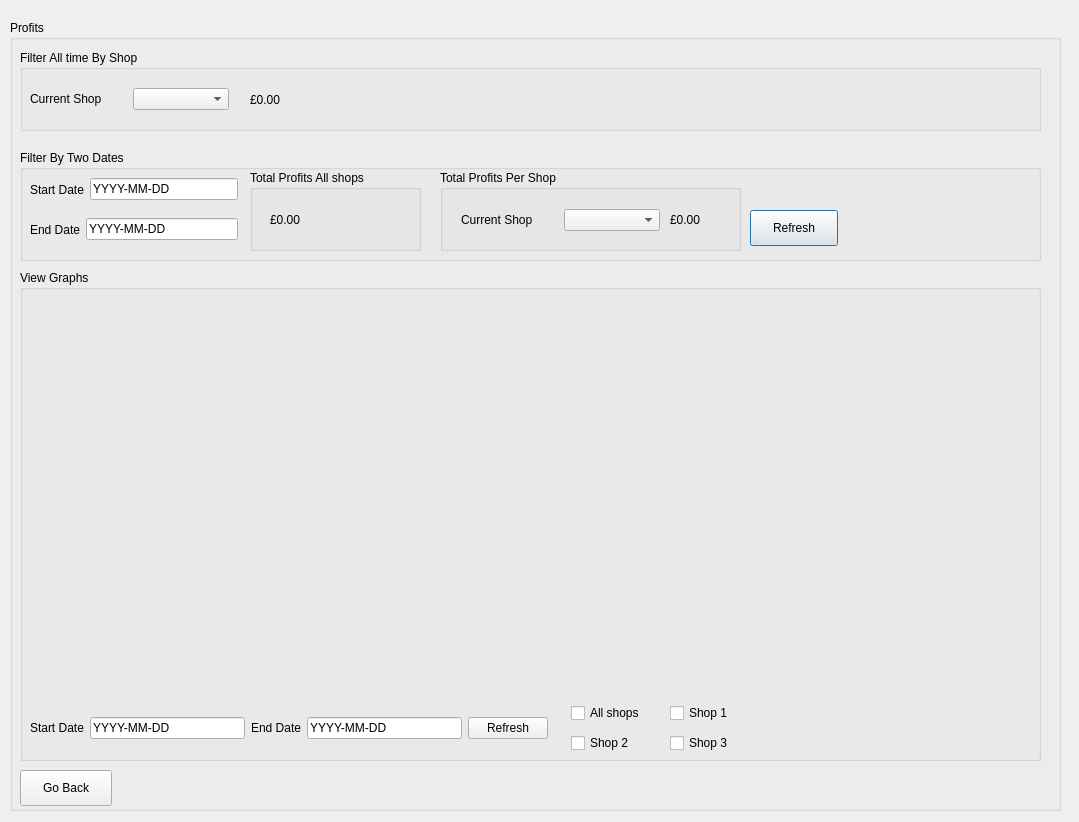
<?xml version="1.0" encoding="UTF-8"?>
<ui version="4.0">
 <class>Profits</class>
 <widget class="QDialog" name="Profits">
  <property name="geometry">
   <rect>
    <x>0</x>
    <y>0</y>
    <width>1079</width>
    <height>822</height>
   </rect>
  </property>
  <property name="windowTitle">
   <string>Dialog</string>
  </property>
  <widget class="QGroupBox" name="groupBox">
   <property name="geometry">
    <rect>
     <x>10</x>
     <y>20</y>
     <width>1051</width>
     <height>791</height>
    </rect>
   </property>
   <property name="title">
    <string>Profits</string>
   </property>
   <widget class="QGroupBox" name="filterTwoDatesGroupBox">
    <property name="geometry">
     <rect>
      <x>10</x>
      <y>130</y>
      <width>1021</width>
      <height>111</height>
     </rect>
    </property>
    <property name="title">
     <string>Filter By Two Dates</string>
    </property>
    <widget class="QGroupBox" name="filterTwoDatesProfitsAllShopsGroupBox">
     <property name="geometry">
      <rect>
       <x>230</x>
       <y>20</y>
       <width>171</width>
       <height>81</height>
      </rect>
     </property>
     <property name="title">
      <string>Total Profits All shops</string>
     </property>
     <widget class="QLabel" name="filterTwoDatesProfitsLabel">
      <property name="geometry">
       <rect>
        <x>20</x>
        <y>40</y>
        <width>91</width>
        <height>20</height>
       </rect>
      </property>
      <property name="layoutDirection">
       <enum>Qt::LeftToRight</enum>
      </property>
      <property name="text">
       <string>£0.00</string>
      </property>
     </widget>
    </widget>
    <widget class="QGroupBox" name="filterTwoDatesShopsGroupBox">
     <property name="geometry">
      <rect>
       <x>420</x>
       <y>20</y>
       <width>301</width>
       <height>81</height>
      </rect>
     </property>
     <property name="title">
      <string>Total Profits Per Shop</string>
     </property>
     <widget class="QLabel" name="filterTwoDatesProfitsShopsLabel">
      <property name="geometry">
       <rect>
        <x>230</x>
        <y>40</y>
        <width>61</width>
        <height>20</height>
       </rect>
      </property>
      <property name="layoutDirection">
       <enum>Qt::LeftToRight</enum>
      </property>
      <property name="text">
       <string>£0.00</string>
      </property>
     </widget>
     <widget class="QWidget" name="layoutWidget">
      <property name="geometry">
       <rect>
        <x>21</x>
        <y>31</y>
        <width>199</width>
        <height>38</height>
       </rect>
      </property>
      <layout class="QHBoxLayout" name="horizontalLayout_4">
       <item>
        <widget class="QLabel" name="filterTwoDatesShopsLabel">
         <property name="text">
          <string>Current Shop</string>
         </property>
        </widget>
       </item>
       <item>
        <widget class="QComboBox" name="filterTwoDatesShopsComboBox"/>
       </item>
      </layout>
     </widget>
    </widget>
    <widget class="QPushButton" name="filterTwoDatesRefreshButton">
     <property name="geometry">
      <rect>
       <x>730</x>
       <y>60</y>
       <width>88</width>
       <height>36</height>
      </rect>
     </property>
     <property name="text">
      <string>Refresh</string>
     </property>
    </widget>
    <widget class="QWidget" name="layoutWidget">
     <property name="geometry">
      <rect>
       <x>10</x>
       <y>20</y>
       <width>208</width>
       <height>39</height>
      </rect>
     </property>
     <layout class="QHBoxLayout" name="horizontalLayout_2">
      <item>
       <widget class="QLabel" name="dateOneLabel">
        <property name="text">
         <string>Start Date</string>
        </property>
       </widget>
      </item>
      <item>
       <widget class="QLineEdit" name="dateOneLineEdit">
        <property name="text">
         <string>YYYY-MM-DD</string>
        </property>
       </widget>
      </item>
     </layout>
    </widget>
    <widget class="QWidget" name="layoutWidget">
     <property name="geometry">
      <rect>
       <x>10</x>
       <y>60</y>
       <width>208</width>
       <height>39</height>
      </rect>
     </property>
     <layout class="QHBoxLayout" name="horizontalLayout_3">
      <item>
       <widget class="QLabel" name="dateTwoLabel">
        <property name="text">
         <string>End Date</string>
        </property>
       </widget>
      </item>
      <item>
       <widget class="QLineEdit" name="dateTwoLineEdit">
        <property name="text">
         <string>YYYY-MM-DD</string>
        </property>
       </widget>
      </item>
     </layout>
    </widget>
   </widget>
   <widget class="QGroupBox" name="groupBox_2">
    <property name="geometry">
     <rect>
      <x>10</x>
      <y>30</y>
      <width>1021</width>
      <height>81</height>
     </rect>
    </property>
    <property name="title">
     <string>Filter All time By Shop</string>
    </property>
    <widget class="QLabel" name="filterAllTimeShopsProfitsLabel">
     <property name="geometry">
      <rect>
       <x>230</x>
       <y>40</y>
       <width>91</width>
       <height>20</height>
      </rect>
     </property>
     <property name="layoutDirection">
      <enum>Qt::LeftToRight</enum>
     </property>
     <property name="text">
      <string>£0.00</string>
     </property>
    </widget>
    <widget class="QWidget" name="layoutWidget">
     <property name="geometry">
      <rect>
       <x>10</x>
       <y>30</y>
       <width>199</width>
       <height>38</height>
      </rect>
     </property>
     <layout class="QHBoxLayout" name="horizontalLayout">
      <item>
       <widget class="QLabel" name="filterAllTimeShopsLabel">
        <property name="text">
         <string>Current Shop</string>
        </property>
       </widget>
      </item>
      <item>
       <widget class="QComboBox" name="filterAllTimeShopsComboBox"/>
      </item>
     </layout>
    </widget>
   </widget>
   <widget class="QGroupBox" name="groupBox_3">
    <property name="geometry">
     <rect>
      <x>10</x>
      <y>250</y>
      <width>1021</width>
      <height>491</height>
     </rect>
    </property>
    <property name="title">
     <string>View Graphs</string>
    </property>
    <widget class="QCustomPlot" name="plot" native="true">
     <property name="geometry">
      <rect>
       <x>10</x>
       <y>30</y>
       <width>991</width>
       <height>391</height>
      </rect>
     </property>
    </widget>
    <widget class="QWidget" name="layoutWidget">
     <property name="geometry">
      <rect>
       <x>10</x>
       <y>439</y>
       <width>518</width>
       <height>38</height>
      </rect>
     </property>
     <layout class="QHBoxLayout" name="horizontalLayout_5">
      <item>
       <widget class="QLabel" name="startDateLabel">
        <property name="text">
         <string>Start Date</string>
        </property>
       </widget>
      </item>
      <item>
       <widget class="QLineEdit" name="startDateLineEdit">
        <property name="text">
         <string>YYYY-MM-DD</string>
        </property>
       </widget>
      </item>
      <item>
       <widget class="QLabel" name="EndDateLabel">
        <property name="text">
         <string>End Date</string>
        </property>
       </widget>
      </item>
      <item>
       <widget class="QLineEdit" name="endDateLineEdit">
        <property name="text">
         <string>YYYY-MM-DD</string>
        </property>
       </widget>
      </item>
      <item>
       <widget class="QPushButton" name="graphsRefreshButton">
        <property name="text">
         <string>Refresh</string>
        </property>
       </widget>
      </item>
     </layout>
    </widget>
    <widget class="QCheckBox" name="allShopsCheckBox">
     <property name="geometry">
      <rect>
       <x>551</x>
       <y>430</y>
       <width>88</width>
       <height>26</height>
      </rect>
     </property>
     <property name="text">
      <string>All shops</string>
     </property>
    </widget>
    <widget class="QCheckBox" name="shop2CheckBox">
     <property name="geometry">
      <rect>
       <x>551</x>
       <y>460</y>
       <width>75</width>
       <height>26</height>
      </rect>
     </property>
     <property name="text">
      <string>Shop 2</string>
     </property>
    </widget>
    <widget class="QCheckBox" name="shop1CheckBox">
     <property name="geometry">
      <rect>
       <x>650</x>
       <y>430</y>
       <width>75</width>
       <height>26</height>
      </rect>
     </property>
     <property name="text">
      <string>Shop 1</string>
     </property>
    </widget>
    <widget class="QCheckBox" name="shop3CheckBox">
     <property name="geometry">
      <rect>
       <x>650</x>
       <y>460</y>
       <width>75</width>
       <height>26</height>
      </rect>
     </property>
     <property name="text">
      <string>Shop 3</string>
     </property>
    </widget>
   </widget>
   <widget class="QPushButton" name="goBackButton">
    <property name="geometry">
     <rect>
      <x>10</x>
      <y>750</y>
      <width>92</width>
      <height>36</height>
     </rect>
    </property>
    <property name="text">
     <string>Go Back</string>
    </property>
   </widget>
  </widget>
 </widget>
 <customwidgets>
  <customwidget>
   <class>QCustomPlot</class>
   <extends>QWidget</extends>
   <header location="global">qcustomplot.h</header>
   <container>1</container>
  </customwidget>
 </customwidgets>
 <resources/>
 <connections/>
</ui>
